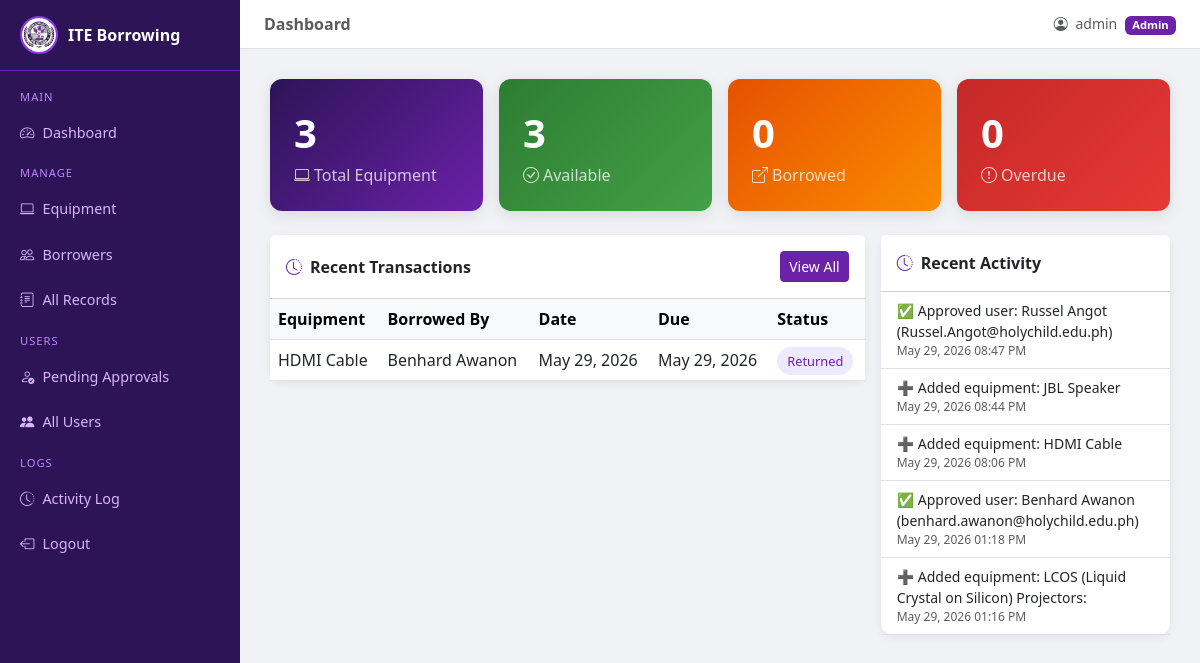
/system/ (signed in), run on the app's committed database.
### borrowing/models.py (models this page shows, shortened)
class BorrowRecord(models.Model):
    STATUS_CHOICES = [
        ('borrowed', 'Borrowed'),
        ('returned', 'Returned'),
        ('late',     'Returned Late'),
        ('overdue',  'Overdue'),
        ('lost',     'Lost'),
    ]
    equipment     = models.ForeignKey(Equipment, on_delete=models.CASCADE)
    borrower      = models.ForeignKey(Borrower, on_delete=models.CASCADE, null=True, blank=True)
    processed_by  = models.ForeignKey(User, on_delete=models.SET_NULL, null=True)
    department    = models.CharField(max_length=100, blank=True, default='')
    date_borrowed = models.DateTimeField(auto_now_add=True)
    due_date      = models.DateField()
    due_time      = models.TimeField(null=True, blank=True)
    date_returned = models.DateTimeField(null=True, blank=True)
    status        = models.CharField(max_length=20, choices=STATUS_CHOICES, default='borrowed')
    remarks       = models.TextField(blank=True)
    class Meta:
        ordering = ['-date_borrowed']

class Equipment(models.Model):
    STATUS_CHOICES = [
        ('available',   'Available'),
        ('borrowed',    'Borrowed'),
        ('maintenance', 'Under Maintenance'),
    ]
    name        = models.CharField(max_length=100)
    category    = models.ForeignKey(Category, on_delete=models.SET_NULL, null=True, blank=True)
    description = models.TextField(blank=True)
    serial_no   = models.CharField(max_length=100, unique=True)
    quantity    = models.PositiveIntegerField(default=1)
    status      = models.CharField(max_length=20, choices=STATUS_CHOICES, default='available')
    image       = models.ImageField(upload_to='equipment/', blank=True, null=True)
    created_at  = models.DateTimeField(auto_now_add=True)
    class Meta:
        ordering = ['name']

class AdminLog(models.Model):
    admin     = models.ForeignKey(User, on_delete=models.SET_NULL, null=True)
    action    = models.CharField(max_length=255)
    timestamp = models.DateTimeField(auto_now_add=True)
    class Meta:
        ordering = ['-timestamp']

### borrowing/views.py (the view, shortened to what this page needs)
# urls.py: path('',                                views.dashboard,                 name='dashboard'),
@login_required
def dashboard(request):
    BorrowRecord.objects.filter(
        status='borrowed',
        due_date__lt=timezone.now().date()
    ).update(status='overdue')
    today = timezone.now().date()
    soon  = today + timedelta(days=3)
    if request.user.is_superuser:
        context = {
            'total_equipment' : Equipment.objects.count(),
            'available'       : Equipment.objects.filter(status='available').count(),
            'borrowed'        : Equipment.objects.filter(status='borrowed').count(),
            'maintenance'     : Equipment.objects.filter(status='maintenance').count(),
            'overdue'         : BorrowRecord.objects.filter(status='overdue').count(),
            'recent_records'  : BorrowRecord.objects.select_related('equipment', 'processed_by').all()[:10],
            'pending_users'   : UserProfile.objects.filter(is_approved=False).count(),
            'total_users'     : User.objects.filter(is_superuser=False).count(),
            'recent_logs'     : AdminLog.objects.all()[:5],
        }
    return render(request, 'borrowing/dashboard.html', context)

### borrowing/templates/borrowing/dashboard.html (shortened to what this page needs)
{% extends 'borrowing/base.html' %}
{% block page_title %}Dashboard{% endblock %}
{% block content %}
{% if request.user.is_superuser %}
  <div class="row g-3 mb-4">
    <div class="col-6 col-md-3">
      <div class="stat-card" style="background:linear-gradient(135deg,#2d1457,#6b21a8)">
        <div class="fs-1 fw-bold">{{ total_equipment }}</div>
        <div class="opacity-75"><i class="bi bi-laptop me-1"></i>Total Equipment</div>
      </div>
    </div>
    <div class="col-6 col-md-3">
      <div class="stat-card" style="background:linear-gradient(135deg,#2e7d32,#43a047)">
        <div class="fs-1 fw-bold">{{ available }}</div>
        <div class="opacity-75"><i class="bi bi-check-circle me-1"></i>Available</div>
      </div>
    </div>
    <div class="col-6 col-md-3">
      <div class="stat-card" style="background:linear-gradient(135deg,#e65100,#fb8c00)">
        <div class="fs-1 fw-bold">{{ borrowed }}</div>
        <div class="opacity-75"><i class="bi bi-box-arrow-up-right me-1"></i>Borrowed</div>
      </div>
    </div>
    <div class="col-6 col-md-3">
      <div class="stat-card" style="background:linear-gradient(135deg,#c62828,#e53935)">
        <div class="fs-1 fw-bold">{{ overdue }}</div>
        <div class="opacity-75"><i class="bi bi-exclamation-circle me-1"></i>Overdue</div>
      </div>
    </div>
  </div>
  <div class="row g-3">
    <div class="col-12 col-md-8">
      <div class="card">
        <div class="card-header bg-white fw-bold py-3 d-flex justify-content-between align-items-center">
          <span><i class="bi bi-clock-history me-2 text-primary"></i>Recent Transactions</span>
          <a href="{% url 'borrow_records' %}" class="btn btn-sm btn-primary">View All</a>
        </div>
        <div class="card-body p-0">
          <div class="table-responsive">
            <table class="table table-hover mb-0">
              <thead class="table-light">
                <tr>
                  <th>Equipment</th>
                  <th>Borrowed By</th>
                  <th>Date</th>
                  <th>Due</th>
                  <th>Status</th>
                </tr>
              </thead>
              <tbody>
                {% for r in recent_records %}
                <tr>
                  <td>{{ r.equipment.name }}</td>
                  <td>{{ r.processed_by.get_full_name|default:r.processed_by.username }}</td>
                  <td>{{ r.date_borrowed|date:"M d, Y" }}</td>
                  <td>{{ r.due_date }}</td>
                  <td><span class="badge-{{ r.status }}">{{ r.get_status_display }}</span></td>
                </tr>
                {% empty %}
                <tr><td colspan="5" class="text-center text-muted py-4">No records yet.</td></tr>
                {% endfor %}
              </tbody>
            </table>
          </div>
        </div>
      </div>
    </div>
    <div class="col-12 col-md-4">
      <div class="card">
        <div class="card-header bg-white fw-bold py-3">
          <i class="bi bi-clock-history me-2 text-primary"></i>Recent Activity
        </div>
        <div class="card-body p-0">
          {% for log in recent_logs %}
          <div class="px-3 py-2 border-bottom">
            <div class="small">{{ log.action }}</div>
            <div class="text-muted" style="font-size:0.75rem;">{{ log.timestamp|date:"M d, Y h:i A" }}</div>
          </div>
          {% empty %}
          <div class="text-center text-muted py-4 small">No activity yet.</div>
          {% endfor %}
        </div>
      </div>
    </div>
  </div>
{% endif %}
{% endblock %}

### borrowing/templates/borrowing/base.html (shortened to what this page needs)
{% load static %}
<!DOCTYPE html>
<html lang="en">
<head>
  <link href="https://cdn.jsdelivr.net/npm/bootstrap@5.3.0/dist/css/bootstrap.min.css" rel="stylesheet">
  <link href="https://cdn.jsdelivr.net/npm/bootstrap-icons@1.10.5/font/bootstrap-icons.css" rel="stylesheet">
</head>
<body>
<div class="sidebar" id="sidebar">
  <div class="brand">
    <img src="{% static 'img/logo.jpg' %}" alt="ITE Logo"
      style="width:38px;height:38px;border-radius:50%;object-fit:cover;border:2px solid #9333ea;">
    ITE Borrowing
  </div>
  <nav class="mt-2">
    {% if request.user.is_superuser %}
    <div class="nav-label">Main</div>
    <a href="{% url 'dashboard' %}" onclick="closeSidebar()"><i class="bi bi-speedometer2 me-2"></i>Dashboard</a>
    <div class="nav-label">Manage</div>
    <a href="{% url 'equipment_list' %}" onclick="closeSidebar()"><i class="bi bi-laptop me-2"></i>Equipment</a>
    <a href="{% url 'borrower_list' %}" onclick="closeSidebar()"><i class="bi bi-people me-2"></i>Borrowers</a>
    <a href="{% url 'borrow_records' %}" onclick="closeSidebar()"><i class="bi bi-journal-text me-2"></i>All Records</a>
    <div class="nav-label">Users</div>
    <a href="{% url 'pending_users' %}" onclick="closeSidebar()"><i class="bi bi-person-check me-2"></i>Pending Approvals</a>
    <a href="{% url 'user_list' %}" onclick="closeSidebar()"><i class="bi bi-people-fill me-2"></i>All Users</a>
    <div class="nav-label">Logs</div>
    <a href="{% url 'activity_log' %}" onclick="closeSidebar()"><i class="bi bi-clock-history me-2"></i>Activity Log</a>
    {% endif %}
    <a href="{% url 'logout' %}" class="logout-btn">
      <i class="bi bi-box-arrow-left me-2"></i>Logout
    </a>
  </nav>
</div>
<div class="main-content">
  <div class="topbar">
    <div class="d-flex align-items-center gap-3">
      <span class="fw-semibold text-muted">{% block page_title %}{% endblock %}</span>
    </div>
    <span class="text-muted small">
      <i class="bi bi-person-circle me-1"></i>
      <span class="d-none d-md-inline">{{ request.user.username }}</span>
      {% if request.user.is_superuser %}
        <span class="badge ms-1" style="background:#6b21a8;font-size:0.7rem;">Admin</span>
      {% else %}
        <span class="badge ms-1" style="background:#2e7d32;font-size:0.7rem;">User</span>
      {% endif %}
    </span>
  </div>
  {% block content %}{% endblock %}
</div>
</body>
</html>

### borrowing/templates/borrowing/base.html (style rules this page uses)
:root { --bs-primary: #6b21a8; --bs-primary-rgb: 107, 33, 168; }
body { background: #f0f2f5; font-family: 'Segoe UI', sans-serif; }
.text-primary { color: #6b21a8 !important; }
.btn-primary { background: #6b21a8; border-color: #6b21a8; }
.sidebar { min-height: 100vh; background: #2d1457; width: 240px; position: fixed; top: 0; left: 0; z-index: 100; transition: transform 0.3s ease; }
.sidebar .brand { padding: 16px 20px; font-size: 1rem; font-weight: 700; color: #fff; border-bottom: 1px solid #6b21a8; display: flex; align-items: center; gap: 10px; }
.sidebar a { color: #d8b4fe; text-decoration: none; display: block; padding: 12px 20px; font-size: 0.9rem; }
.sidebar .nav-label { padding: 10px 20px 4px; font-size: 0.7rem; text-transform: uppercase; color: #c084fc; letter-spacing: 1px; }
.main-content { margin-left: 240px; padding: 30px; }
.topbar { background: #fff; padding: 12px 24px; margin: -30px -30px 30px; border-bottom: 1px solid #e0e0e0; display: flex; justify-content: space-between; align-items: center; }
.stat-card { border-radius: 12px; padding: 24px; color: #fff; box-shadow: 0 4px 15px rgba(0,0,0,0.1); }
.card { border: none; box-shadow: 0 2px 10px rgba(0,0,0,0.07); border-radius: 12px; }
.badge-returned { background: #ede9fe; color: #6b21a8; padding: 5px 10px; border-radius: 20px; font-size: 0.8rem; }
.logout-btn { background: none; border: none; color: #d8b4fe; padding: 12px 20px; font-size: 0.9rem; width: 100%; text-align: left; cursor: pointer; display: block; text-decoration: none; }

### data on the page
BorrowRecord: equipment.name "HDMI Cable", processed_by.get_full_name "Benhard Awanon", date_borrowed "May 29, 2026", due_date "May 29, 2026", status "Returned"
AdminLog: action "✅ Approved user: Russel Angot (Russel.Angot@holychild.edu.ph)", timestamp "May 29, 2026 08:47 PM"
AdminLog: action "➕ Added equipment: JBL Speaker", timestamp "May 29, 2026 08:44 PM"
AdminLog: action "➕ Added equipment: HDMI Cable", timestamp "May 29, 2026 08:06 PM"
AdminLog: action "✅ Approved user: Benhard Awanon (benhard.awanon@holychild.edu.ph)", timestamp "May 29, 2026 01:18 PM"
AdminLog: action "➕ Added equipment: LCOS (Liquid Crystal on Silicon) Projectors:", timestamp "May 29, 2026 01:16 PM"

### other printed values
{{ request.user.username }} "admin"
{{ total_equipment }} "3"
{{ available }} "3"
{{ borrowed }} "0"
{{ overdue }} "0"
